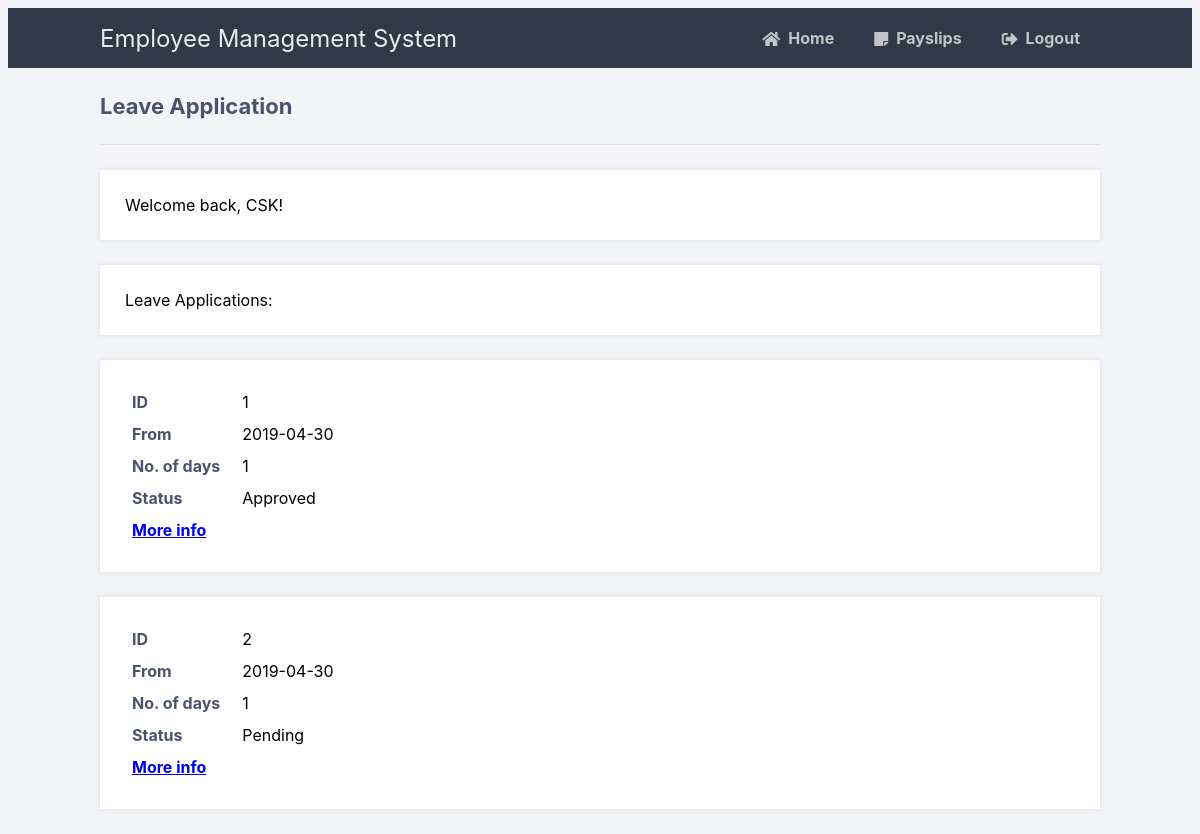
Screenshot of /application.php (signed in) with the database file from the repository.
### tables this page shows
CREATE TABLE `faculty` (
  `id` varchar(20) NOT NULL,
  `name` varchar(30) NOT NULL,
  `email` varchar(30) NOT NULL,
  `DOJ` date NOT NULL,
  `GOE` int(11) DEFAULT NULL,
  `DOB` date DEFAULT NULL,
  `DOL` date DEFAULT NULL,
  `remaningLeaves` int(11) DEFAULT NULL,
  `dept` varchar(30) NOT NULL
);

CREATE TABLE `faculty_application` (
  `id` int(11) NOT NULL,
  `status` varchar(20) NOT NULL,
  `ts` timestamp NOT NULL DEFAULT CURRENT_TIMESTAMP,
  `faculty_id` varchar(20) NOT NULL,
  `noofdays` int(11) DEFAULT NULL,
  `start` date DEFAULT NULL
);

CREATE TABLE `path` (
  `id` varchar(20) NOT NULL,
  `predecessor` varchar(20) NOT NULL,
  `successor` varchar(20) NOT NULL
);

### application.php (the view, shortened to what this page needs)
<?php
require 'config.php';
if (isset($_SESSION['facultyID'])) {
	$sql = "SELECT name, remaningLeaves, dept FROM faculty WHERE id = "."'".$_SESSION['facultyID']."'";
	$result = $con->query($sql);
	$row = $result->fetch_assoc();
	$name = $row['name'];
	$sql = "SELECT * FROM faculty_application WHERE faculty_id = "."'".$_SESSION['facultyID']."' "."ORDER BY ts DESC";
	$result = $con->query($sql);
	while ($row = $result->fetch_assoc()) {
		if ($row['status']=='reject') {
			$status1 = 'Rejected';
		}
		else{
			$sql = "SELECT successor FROM path WHERE id = '".$row['status']."'";
			$result1 = $con->query($sql);
			$row1 = $result1->fetch_assoc();
			if ($row1['successor']=='applicant') {
				$status1 = 'Approved';
			}
			else{
				$status1 = 'Pending';
			}
		}
	}
}
?>
<!DOCTYPE html>
<html>
	<head>
		<link href="style.css" rel="stylesheet" type="text/css">
		<link rel="stylesheet" href="https://use.fontawesome.com/releases/v5.7.1/css/all.css">
	</head>
	<body class="loggedin">
		<nav class="navtop">
			<div>
				<h1>Employee Management System</h1>
				<a href="index.php"><i class="fas fa-home"></i>Home</a>
				<a href="payslip.php"><i class="fas fa-sticky-note"></i>Payslips</a>
				<a href="logout.php"><i class="fas fa-sign-out-alt"></i>Logout</a>
			</div>
		</nav>
		<div class="content">
			<h2>Leave Application</h2>
			<p>Welcome back, <?=$name?>!</p>
				<p>Leave Applications:</p>
				<?php
					if (isset($_SESSION['facultyID'])) {
						$sql = "SELECT * FROM faculty_application WHERE faculty_id = "."'".$_SESSION['facultyID']."' "."ORDER BY ts DESC";
						$result = $con->query($sql);
						while ($row = $result->fetch_assoc()) {
							if ($row['status']=='reject') {
								$status1 = 'Rejected';
							}
							else{
								$sql = "SELECT successor FROM path WHERE id = '".$row['status']."'";
								$result1 = $con->query($sql);
								$row1 = $result1->fetch_assoc();
								if ($row1['successor']=='applicant') {
									$status1 = 'Approved';
								}
								else{
									$status1 = 'Pending';
								}
							}
							echo "<div>
							<table>
							<tr>
							<td>ID</td> <td>".$row['id']."</td>
							</tr>
							<tr>
							<td>From</td> <td>".$row['start']."</td>
							</tr>
							<tr>
							<td>No. of days</td> <td>".$row['noofdays']."</td>
							<tr>
							<td>Status</td> <td>".$status1."</td>
							</tr>
							</tr>
							<tr>
							<td><a href=\"status.php?id=".$row['id']."\">More info</a></td>
							</tr>
							</table>
							</div>";
						}
					}
				?>
		</div>
	</body>
</html>

### style.css (style rules this page uses)
* { box-sizing: border-box; font-family: -apple-system, BlinkMacSystemFont, "segoe ui", roboto, oxygen, ubuntu, cantarell, "fira sans", "droid sans", "helvetica neue", Arial, sans-serif; font-size: 16px; -webkit-font-smoothing: antialiased; -moz-osx-font-smoothing: grayscale; }
body { background-color: #435165; }
.navtop { background-color: #2f3947; height: 60px; width: 100%; border: 0; }
.navtop div { display: flex; margin: 0 auto; width: 1000px; height: 100%; }
.navtop div h1, .navtop div a { display: inline-flex; align-items: center; }
.navtop div h1 { flex: 1; font-size: 24px; padding: 0; margin: 0; color: #eaebed; font-weight: normal; }
.navtop div a { padding: 0 20px; text-decoration: none; color: #c1c4c8; font-weight: bold; }
.navtop div a i { padding: 2px 8px 0 0; }
body.loggedin { background-color: #f3f4f7; }
.content { width: 1000px; margin: 0 auto; }
.content h2 { margin: 0; padding: 25px 0; font-size: 22px; border-bottom: 1px solid #e0e0e3; color: #4a536e; }
.content > p, .content > div { box-shadow: 0 0 5px 0 rgba(0, 0, 0, 0.1); margin: 25px 0; padding: 25px; background-color: #fff; }
.content > p table td, .content > div table td { padding: 5px; }
.content > p table td:first-child, .content > div table td:first-child { font-weight: bold; color: #4a536e; padding-right: 15px; }

### rows the page displays
faculty: name "CSK"
faculty_application: id "1", start "2019-04-30", noofdays "1", status.successor "Approved"
faculty_application: id "2", start "2019-04-30", noofdays "1", status.successor "Pending"
